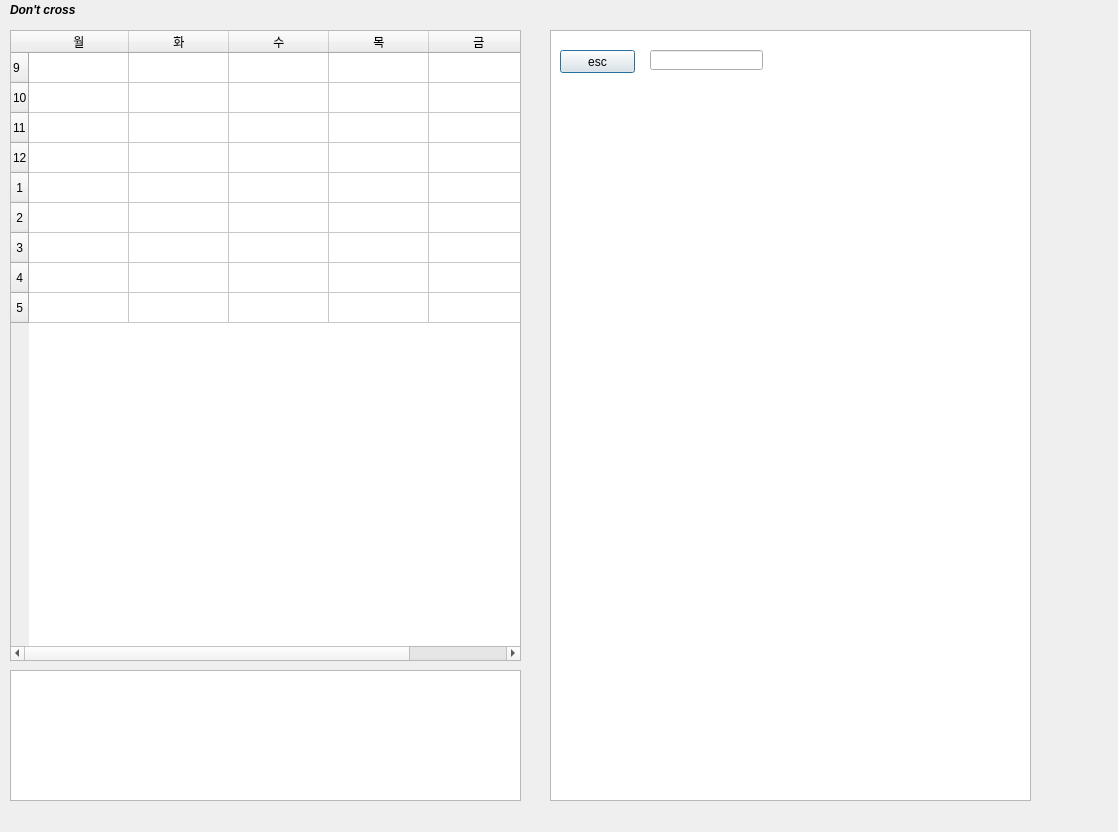
<?xml version="1.0" encoding="UTF-8"?>
<ui version="4.0">
 <class>Dialog</class>
 <widget class="QDialog" name="Dialog">
  <property name="geometry">
   <rect>
    <x>0</x>
    <y>0</y>
    <width>1118</width>
    <height>832</height>
   </rect>
  </property>
  <property name="windowTitle">
   <string>Dialog</string>
  </property>
  <widget class="QLabel" name="label">
   <property name="geometry">
    <rect>
     <x>10</x>
     <y>0</y>
     <width>141</width>
     <height>21</height>
    </rect>
   </property>
   <property name="text">
    <string>&lt;html&gt;&lt;head/&gt;&lt;body&gt;&lt;p&gt;&lt;span style=&quot; font-weight:600; font-style:italic;&quot;&gt;Don't cross&lt;/span&gt;&lt;/p&gt;&lt;/body&gt;&lt;/html&gt;</string>
   </property>
  </widget>
  <widget class="QTableView" name="tableView_2">
   <property name="geometry">
    <rect>
     <x>10</x>
     <y>670</y>
     <width>511</width>
     <height>131</height>
    </rect>
   </property>
  </widget>
  <widget class="QTableView" name="tableView_3">
   <property name="geometry">
    <rect>
     <x>550</x>
     <y>30</y>
     <width>481</width>
     <height>771</height>
    </rect>
   </property>
  </widget>
  <widget class="QTableWidget" name="tableWidget">
   <property name="geometry">
    <rect>
     <x>10</x>
     <y>30</y>
     <width>511</width>
     <height>631</height>
    </rect>
   </property>
   <row>
    <property name="text">
     <string>9</string>
    </property>
   </row>
   <row>
    <property name="text">
     <string>10</string>
    </property>
   </row>
   <row>
    <property name="text">
     <string>11</string>
    </property>
   </row>
   <row>
    <property name="text">
     <string>12</string>
    </property>
   </row>
   <row>
    <property name="text">
     <string> 1</string>
    </property>
   </row>
   <row>
    <property name="text">
     <string> 2</string>
    </property>
   </row>
   <row>
    <property name="text">
     <string> 3</string>
    </property>
   </row>
   <row>
    <property name="text">
     <string> 4</string>
    </property>
   </row>
   <row>
    <property name="text">
     <string> 5</string>
    </property>
   </row>
   <column>
    <property name="text">
     <string>월</string>
    </property>
   </column>
   <column>
    <property name="text">
     <string>화</string>
    </property>
   </column>
   <column>
    <property name="text">
     <string>수</string>
    </property>
   </column>
   <column>
    <property name="text">
     <string>목</string>
    </property>
   </column>
   <column>
    <property name="text">
     <string>금</string>
    </property>
   </column>
  </widget>
  <widget class="QPushButton" name="pushButton">
   <property name="geometry">
    <rect>
     <x>560</x>
     <y>50</y>
     <width>75</width>
     <height>23</height>
    </rect>
   </property>
   <property name="text">
    <string>esc</string>
   </property>
  </widget>
  <widget class="QLineEdit" name="lineEdit">
   <property name="geometry">
    <rect>
     <x>650</x>
     <y>50</y>
     <width>113</width>
     <height>20</height>
    </rect>
   </property>
   <property name="text">
    <string/>
   </property>
  </widget>
 </widget>
 <resources/>
 <connections/>
</ui>
